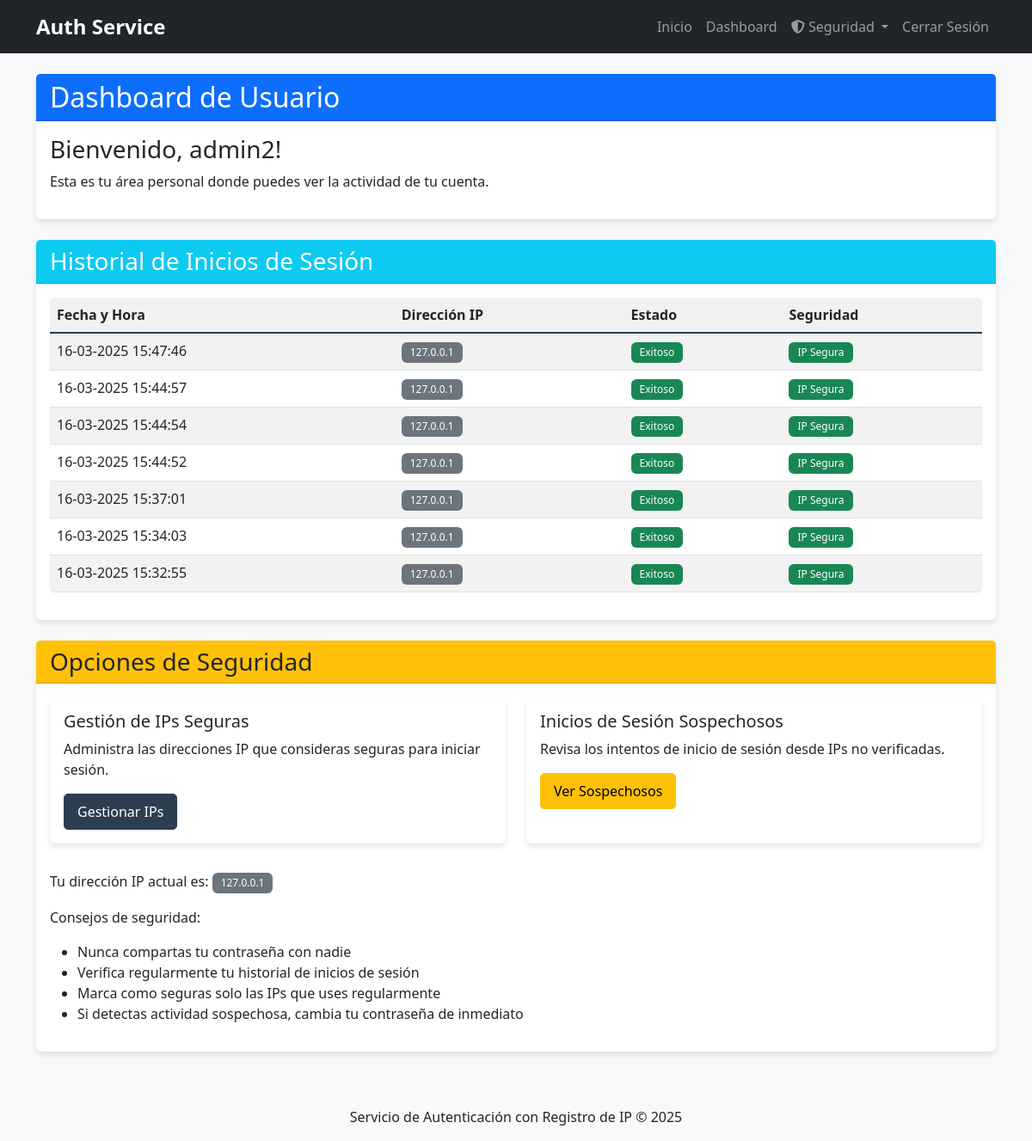
Page /dashboard (signed in) on the committed database.
### app.py (models this page shows, shortened)
class User(db.Model):
    id = db.Column(db.Integer, primary_key=True)
    username = db.Column(db.String(80), unique=True, nullable=False)
    password_hash = db.Column(db.String(200), nullable=False)
    logins = db.relationship('LoginHistory', backref='user', lazy=True)

class LoginHistory(db.Model):
    id = db.Column(db.Integer, primary_key=True)
    user_id = db.Column(db.Integer, db.ForeignKey('user.id'), nullable=False)
    ip_address = db.Column(db.String(45), nullable=False)  # IPv6 puede ser largo
    timestamp = db.Column(db.DateTime, default=datetime.utcnow)
    success = db.Column(db.Boolean, default=True)
    is_suspicious = db.Column(db.Boolean, default=False)  # Nuevo campo para marcar IPs sospechosas

### app.py (the view)
@app.route('/dashboard')
def dashboard():
    if 'user_id' not in session:
        flash('Debes iniciar sesión primero.')
        return redirect(url_for('login'))
    user = User.query.get(session['user_id'])
    login_history = LoginHistory.query.filter_by(user_id=user.id).order_by(LoginHistory.timestamp.desc()).all()
    return render_template('dashboard.html', user=user, login_history=login_history)

### app.py (called while the page is built)
def is_ip_safe(ip_address):
    return SafeIP.query.filter_by(ip_address=ip_address).first() is not None

@app.context_processor
def utility_processor():
    return {
        'is_ip_safe': is_ip_safe
    }

### templates/dashboard.html (shortened to what this page needs)
{% extends 'base.html' %}
{% block content %}
<div class="row">
    <div class="col-md-12">
        <div class="card mb-4">
            <div class="card-header bg-primary text-white">
                <h2 class="mb-0">Dashboard de Usuario</h2>
            </div>
            <div class="card-body">
                <h3>Bienvenido, {{ user.username }}!</h3>
                <p>Esta es tu área personal donde puedes ver la actividad de tu cuenta.</p>
            </div>
        </div>
    </div>
</div>
<div class="row">
    <div class="col-md-12">
        <div class="card">
            <div class="card-header bg-info text-white">
                <h3 class="mb-0">Historial de Inicios de Sesión</h3>
            </div>
            <div class="card-body">
                {% if login_history %}
                <div class="table-responsive">
                    <table class="table table-striped table-hover">
                        <thead>
                            <tr>
                                <th>Fecha y Hora</th>
                                <th>Dirección IP</th>
                                <th>Estado</th>
                                <th>Seguridad</th>
                            </tr>
                        </thead>
                        <tbody>
                            {% for login in login_history %}
                            <tr>
                                <td>{{ login.timestamp.strftime('%d-%m-%Y %H:%M:%S') }}</td>
                                <td>
                                    {% if login.is_suspicious %}
                                    <span class="badge bg-warning text-dark">{{ login.ip_address }}</span>
                                    {% else %}
                                    <span class="badge bg-secondary">{{ login.ip_address }}</span>
                                    {% endif %}
                                </td>
                                <td>
                                    {% if login.success %}
                                    <span class="badge bg-success">Exitoso</span>
                                    {% else %}
                                    <span class="badge bg-danger">Fallido</span>
                                    {% endif %}
                                </td>
                                <td>
                                    {% if login.is_suspicious %}
                                    <span class="badge bg-warning text-dark">IP No Verificada</span>
                                    {% else %}
                                    <span class="badge bg-success">IP Segura</span>
                                    {% endif %}
                                </td>
                            </tr>
                            {% endfor %}
                        </tbody>
                    </table>
                </div>
                {% else %}
                <div class="alert alert-info">
                    Aún no hay historial de inicios de sesión registrados.
                </div>
                {% endif %}
            </div>
        </div>
    </div>
</div>
<div class="row mt-4">
    <div class="col-md-12">
        <div class="card">
            <div class="card-header bg-warning text-dark">
                <h3 class="mb-0">Opciones de Seguridad</h3>
            </div>
            <div class="card-body">
                <div class="row">
                    <div class="col-md-6 mb-3">
                        <div class="card h-100">
                            <div class="card-body">
                                <h5 class="card-title">Gestión de IPs Seguras</h5>
                                <p class="card-text">Administra las direcciones IP que consideras seguras para iniciar sesión.</p>
                                <a href="{{ url_for('safe_ips') }}" class="btn btn-primary">Gestionar IPs</a>
                            </div>
                        </div>
                    </div>
                    <div class="col-md-6 mb-3">
                        <div class="card h-100">
                            <div class="card-body">
                                <h5 class="card-title">Inicios de Sesión Sospechosos</h5>
                                <p class="card-text">Revisa los intentos de inicio de sesión desde IPs no verificadas.</p>
                                <a href="{{ url_for('suspicious_logins') }}" class="btn btn-warning">Ver Sospechosos</a>
                            </div>
                        </div>
                    </div>
                </div>
                <div class="mt-3">
                    <p>Tu dirección IP actual es: <span class="badge bg-secondary">{{ request.remote_addr }}</span></p>
                    <p>Consejos de seguridad:</p>
                    <ul>
                        <li>Nunca compartas tu contraseña con nadie</li>
                        <li>Verifica regularmente tu historial de inicios de sesión</li>
                        <li>Marca como seguras solo las IPs que uses regularmente</li>
                        <li>Si detectas actividad sospechosa, cambia tu contraseña de inmediato</li>
                    </ul>
                </div>
            </div>
        </div>
    </div>
</div>
{% endblock %}

### templates/base.html (shortened to what this page needs)
<!DOCTYPE html>
<html lang="es">
<head>
    <link rel="stylesheet" href="https://cdn.jsdelivr.net/npm/bootstrap@5.2.3/dist/css/bootstrap.min.css">
    <link rel="stylesheet" href="https://cdnjs.cloudflare.com/ajax/libs/font-awesome/6.4.0/css/all.min.css">
    <link rel="stylesheet" href="{{ url_for('static', filename='css/style.css') }}">
</head>
<body>
    <nav class="navbar navbar-expand-lg navbar-dark bg-dark">
        <div class="container">
            <a class="navbar-brand" href="{{ url_for('index') }}">Auth Service</a>
            <div class="collapse navbar-collapse" id="navbarNav">
                <ul class="navbar-nav ms-auto">
                    <li class="nav-item">
                        <a class="nav-link" href="{{ url_for('index') }}">Inicio</a>
                    </li>
                    {% if 'user_id' in session %}
                    <li class="nav-item">
                        <a class="nav-link" href="{{ url_for('dashboard') }}">Dashboard</a>
                    </li>
                    <li class="nav-item dropdown">
                        <a class="nav-link dropdown-toggle" href="#" id="securityDropdown" role="button" data-bs-toggle="dropdown" aria-expanded="false">
                            <i class="fas fa-shield-alt"></i> Seguridad
                        </a>
                    </li>
                    <li class="nav-item">
                        <a class="nav-link" href="{{ url_for('logout') }}">Cerrar Sesión</a>
                    </li>
                    {% endif %}
                </ul>
            </div>
        </div>
    </nav>
    <div class="container mt-4">
        {% block content %}{% endblock %}
    </div>
    <footer class="mt-5 py-3 bg-light text-center">
        <div class="container">
            <p class="mb-0">Servicio de Autenticación con Registro de IP &copy; 2025</p>
        </div>
    </footer>
</body>
</html>

### static/css/style.css (style rules this page uses)
body { background-color: #f8f9fa; min-height: 100vh; display: flex; flex-direction: column; }
.navbar-brand { font-weight: bold; font-size: 1.5rem; }
footer { margin-top: auto; }
.card { box-shadow: 0 4px 6px rgba(0, 0, 0, 0.1); border: none; transition: transform 0.3s ease; }
.card-header { font-weight: bold; }
.btn { border-radius: 5px; padding: 8px 15px; font-weight: 500; }
.btn-primary { background-color: #2c3e50; border-color: #2c3e50; }
.table { border-radius: 5px; overflow: hidden; }
.table thead th { background-color: #f1f1f1; border-bottom: 2px solid #2c3e50; }
.badge { padding: 6px 10px; font-weight: 500; }

### rows in the picture
User: username "admin2"
LoginHistory: timestamp "16-03-2025 15:47:46", ip_address "127.0.0.1", success "Exitoso", is_suspicious "IP Segura"
LoginHistory: timestamp "16-03-2025 15:44:57", ip_address "127.0.0.1", success "Exitoso", is_suspicious "IP Segura"
LoginHistory: timestamp "16-03-2025 15:44:54", ip_address "127.0.0.1", success "Exitoso", is_suspicious "IP Segura"
LoginHistory: timestamp "16-03-2025 15:44:52", ip_address "127.0.0.1", success "Exitoso", is_suspicious "IP Segura"
LoginHistory: timestamp "16-03-2025 15:37:01", ip_address "127.0.0.1", success "Exitoso", is_suspicious "IP Segura"
LoginHistory: timestamp "16-03-2025 15:34:03", ip_address "127.0.0.1", success "Exitoso", is_suspicious "IP Segura"
LoginHistory: timestamp "16-03-2025 15:32:55", ip_address "127.0.0.1", success "Exitoso", is_suspicious "IP Segura"

### other values in the picture
{{ request.remote_addr }} "127.0.0.1"
